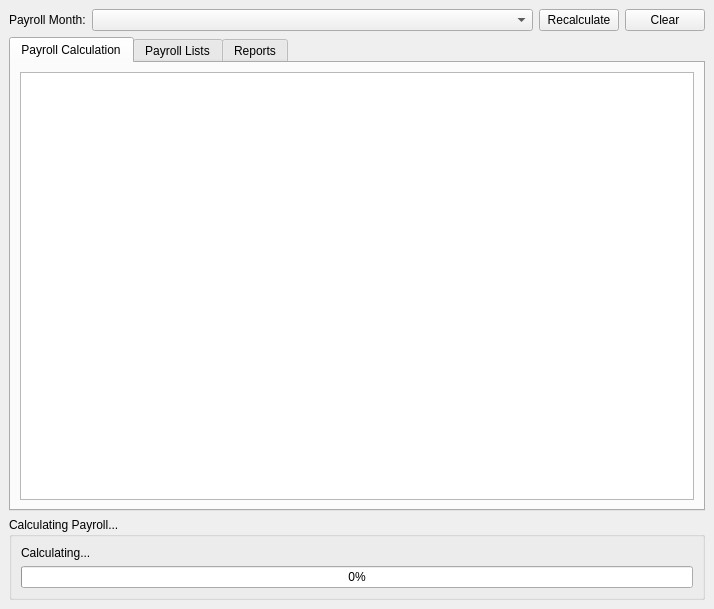
<?xml version="1.0" encoding="UTF-8"?>
<ui version="4.0">
 <class>Payroll</class>
 <widget class="QMainWindow" name="Payroll">
  <property name="geometry">
   <rect>
    <x>0</x>
    <y>0</y>
    <width>714</width>
    <height>609</height>
   </rect>
  </property>
  <property name="windowTitle">
   <string>Payroll</string>
  </property>
  <property name="windowIcon">
   <iconset resource="pngs.qrc">
    <normaloff>:/downloads/newicons/cash_register.png</normaloff>:/downloads/newicons/cash_register.png</iconset>
  </property>
  <widget class="QWidget" name="centralwidget">
   <layout class="QVBoxLayout" name="verticalLayout_4">
    <item>
     <layout class="QHBoxLayout" name="horizontalLayout">
      <item>
       <widget class="QLabel" name="label">
        <property name="text">
         <string>Payroll Month:</string>
        </property>
       </widget>
      </item>
      <item>
       <widget class="QComboBox" name="comboBox">
        <property name="sizePolicy">
         <sizepolicy hsizetype="Preferred" vsizetype="Fixed">
          <horstretch>1</horstretch>
          <verstretch>0</verstretch>
         </sizepolicy>
        </property>
       </widget>
      </item>
      <item>
       <widget class="QPushButton" name="Recalculate">
        <property name="text">
         <string>Recalculate</string>
        </property>
        <property name="icon">
         <iconset resource="pngs.qrc">
          <normaloff>:/downloads/newicons/cash_register.png</normaloff>:/downloads/newicons/cash_register.png</iconset>
        </property>
       </widget>
      </item>
      <item>
       <widget class="QPushButton" name="cmdClear">
        <property name="text">
         <string>Clear</string>
        </property>
        <property name="icon">
         <iconset resource="rc.qrc">
          <normaloff>:/images/delete.png</normaloff>:/images/delete.png</iconset>
        </property>
       </widget>
      </item>
     </layout>
    </item>
    <item>
     <widget class="QTabWidget" name="tabWidget">
      <property name="currentIndex">
       <number>0</number>
      </property>
      <widget class="QWidget" name="tab">
       <attribute name="title">
        <string>Payroll Calculation</string>
       </attribute>
       <layout class="QVBoxLayout" name="verticalLayout_2">
        <item>
         <widget class="CustomQueryView" name="lstPayroll">
          <property name="alternatingRowColors">
           <bool>true</bool>
          </property>
          <property name="sortingEnabled">
           <bool>true</bool>
          </property>
         </widget>
        </item>
       </layout>
      </widget>
      <widget class="QWidget" name="tab_2">
       <attribute name="title">
        <string>Payroll Lists</string>
       </attribute>
       <layout class="QVBoxLayout" name="verticalLayout_3">
        <item>
         <widget class="QTabWidget" name="tabWidget_2">
          <property name="currentIndex">
           <number>0</number>
          </property>
          <widget class="QWidget" name="tab_3">
           <attribute name="title">
            <string>Bank Lists</string>
           </attribute>
           <layout class="QVBoxLayout" name="verticalLayout_6">
            <item>
             <widget class="CustomQueryView" name="trvBankLists"/>
            </item>
           </layout>
          </widget>
          <widget class="QWidget" name="tab_4">
           <attribute name="title">
            <string>NSSF List</string>
           </attribute>
           <layout class="QVBoxLayout" name="verticalLayout_7">
            <item>
             <layout class="QHBoxLayout" name="horizontalLayout_3">
              <item>
               <widget class="QPushButton" name="cmdExportNSSF">
                <property name="text">
                 <string>Generate Excel File</string>
                </property>
               </widget>
              </item>
              <item>
               <spacer name="horizontalSpacer">
                <property name="orientation">
                 <enum>Qt::Horizontal</enum>
                </property>
                <property name="sizeHint" stdset="0">
                 <size>
                  <width>40</width>
                  <height>20</height>
                 </size>
                </property>
               </spacer>
              </item>
             </layout>
            </item>
            <item>
             <widget class="QTreeView" name="trvNSSF"/>
            </item>
           </layout>
          </widget>
          <widget class="QWidget" name="tab_5">
           <attribute name="title">
            <string>NHIF List</string>
           </attribute>
           <layout class="QVBoxLayout" name="verticalLayout_8">
            <item>
             <layout class="QHBoxLayout" name="horizontalLayout_4">
              <item>
               <widget class="QPushButton" name="cmdExportNHIF">
                <property name="text">
                 <string>Generate Excel File</string>
                </property>
               </widget>
              </item>
              <item>
               <spacer name="horizontalSpacer_2">
                <property name="orientation">
                 <enum>Qt::Horizontal</enum>
                </property>
                <property name="sizeHint" stdset="0">
                 <size>
                  <width>40</width>
                  <height>20</height>
                 </size>
                </property>
               </spacer>
              </item>
             </layout>
            </item>
            <item>
             <widget class="QTreeView" name="trvNHIF"/>
            </item>
           </layout>
          </widget>
         </widget>
        </item>
       </layout>
      </widget>
      <widget class="QWidget" name="tab_6">
       <attribute name="title">
        <string>Reports</string>
       </attribute>
       <layout class="QVBoxLayout" name="verticalLayout_5">
        <item>
         <widget class="QTabWidget" name="tabWidget_3">
          <property name="currentIndex">
           <number>0</number>
          </property>
          <widget class="QWidget" name="tab_7">
           <attribute name="title">
            <string>P10A</string>
           </attribute>
           <layout class="QVBoxLayout" name="verticalLayout_9">
            <item>
             <layout class="QHBoxLayout" name="horizontalLayout_2">
              <item>
               <widget class="QLabel" name="label_2">
                <property name="text">
                 <string>Select Year:</string>
                </property>
               </widget>
              </item>
              <item>
               <widget class="QComboBox" name="cboP1AYears"/>
              </item>
              <item>
               <widget class="QPushButton" name="cmdShowP10A">
                <property name="text">
                 <string>Show P10A</string>
                </property>
               </widget>
              </item>
              <item>
               <spacer name="horizontalSpacer_3">
                <property name="orientation">
                 <enum>Qt::Horizontal</enum>
                </property>
                <property name="sizeHint" stdset="0">
                 <size>
                  <width>40</width>
                  <height>20</height>
                 </size>
                </property>
               </spacer>
              </item>
             </layout>
            </item>
            <item>
             <widget class="PayrollReportPreview" name="widgetP10A" native="true">
              <property name="sizePolicy">
               <sizepolicy hsizetype="Preferred" vsizetype="Preferred">
                <horstretch>0</horstretch>
                <verstretch>2</verstretch>
               </sizepolicy>
              </property>
             </widget>
            </item>
           </layout>
          </widget>
          <widget class="QWidget" name="tab_8">
           <attribute name="title">
            <string>P10D</string>
           </attribute>
           <layout class="QVBoxLayout" name="verticalLayout_10">
            <item>
             <layout class="QHBoxLayout" name="horizontalLayout_5">
              <item>
               <widget class="QLabel" name="label_3">
                <property name="text">
                 <string>Select Year:</string>
                </property>
               </widget>
              </item>
              <item>
               <widget class="QComboBox" name="cboP1DYears"/>
              </item>
              <item>
               <widget class="QLabel" name="label_4">
                <property name="text">
                 <string>Quarter</string>
                </property>
               </widget>
              </item>
              <item>
               <widget class="QComboBox" name="cboP10DQuarters">
                <property name="minimumSize">
                 <size>
                  <width>120</width>
                  <height>0</height>
                 </size>
                </property>
                <item>
                 <property name="text">
                  <string>Q1 (Jan, Feb, Mar)</string>
                 </property>
                </item>
                <item>
                 <property name="text">
                  <string>Q2 (Apr, may, Jun)</string>
                 </property>
                </item>
                <item>
                 <property name="text">
                  <string>Q3 (Jul, Aug, Sep)</string>
                 </property>
                </item>
                <item>
                 <property name="text">
                  <string>Q4 (Oct, Nov, Dec)</string>
                 </property>
                </item>
               </widget>
              </item>
              <item>
               <widget class="QPushButton" name="cmdShowP10D">
                <property name="text">
                 <string>Show P10D</string>
                </property>
               </widget>
              </item>
              <item>
               <spacer name="horizontalSpacer_4">
                <property name="orientation">
                 <enum>Qt::Horizontal</enum>
                </property>
                <property name="sizeHint" stdset="0">
                 <size>
                  <width>40</width>
                  <height>20</height>
                 </size>
                </property>
               </spacer>
              </item>
             </layout>
            </item>
            <item>
             <widget class="PayrollReportPreview" name="widgetP10D" native="true">
              <property name="sizePolicy">
               <sizepolicy hsizetype="Preferred" vsizetype="Preferred">
                <horstretch>0</horstretch>
                <verstretch>2</verstretch>
               </sizepolicy>
              </property>
             </widget>
            </item>
           </layout>
          </widget>
          <widget class="QWidget" name="tab_9">
           <attribute name="title">
            <string>P9A</string>
           </attribute>
           <layout class="QVBoxLayout" name="verticalLayout_11">
            <item>
             <layout class="QHBoxLayout" name="horizontalLayout_6">
              <item>
               <widget class="QLabel" name="label_5">
                <property name="text">
                 <string>Select Year:</string>
                </property>
               </widget>
              </item>
              <item>
               <widget class="QComboBox" name="cboP9AYears"/>
              </item>
              <item>
               <widget class="QPushButton" name="cmdShowP9A">
                <property name="text">
                 <string>Show P9A</string>
                </property>
               </widget>
              </item>
              <item>
               <spacer name="horizontalSpacer_5">
                <property name="orientation">
                 <enum>Qt::Horizontal</enum>
                </property>
                <property name="sizeHint" stdset="0">
                 <size>
                  <width>40</width>
                  <height>20</height>
                 </size>
                </property>
               </spacer>
              </item>
             </layout>
            </item>
            <item>
             <widget class="PayrollReportPreview" name="widgetP9A" native="true">
              <property name="sizePolicy">
               <sizepolicy hsizetype="Preferred" vsizetype="Preferred">
                <horstretch>0</horstretch>
                <verstretch>2</verstretch>
               </sizepolicy>
              </property>
             </widget>
            </item>
           </layout>
          </widget>
         </widget>
        </item>
       </layout>
      </widget>
     </widget>
    </item>
    <item>
     <widget class="QGroupBox" name="grpPayrollProgress">
      <property name="title">
       <string>Calculating Payroll...</string>
      </property>
      <layout class="QVBoxLayout" name="verticalLayout">
       <item>
        <widget class="QLabel" name="lblPayrollProgressData">
         <property name="text">
          <string>Calculating...</string>
         </property>
        </widget>
       </item>
       <item>
        <widget class="QProgressBar" name="prgPayrollProgress">
         <property name="value">
          <number>0</number>
         </property>
        </widget>
       </item>
      </layout>
     </widget>
    </item>
   </layout>
  </widget>
 </widget>
 <customwidgets>
  <customwidget>
   <class>CustomQueryView</class>
   <extends>QTreeView</extends>
   <header>customqueryview.h</header>
  </customwidget>
  <customwidget>
   <class>PayrollReportPreview</class>
   <extends>QWidget</extends>
   <header>payrollreportpreview.h</header>
   <container>1</container>
  </customwidget>
 </customwidgets>
 <resources>
  <include location="pngs.qrc"/>
  <include location="rc.qrc"/>
 </resources>
 <connections/>
</ui>
